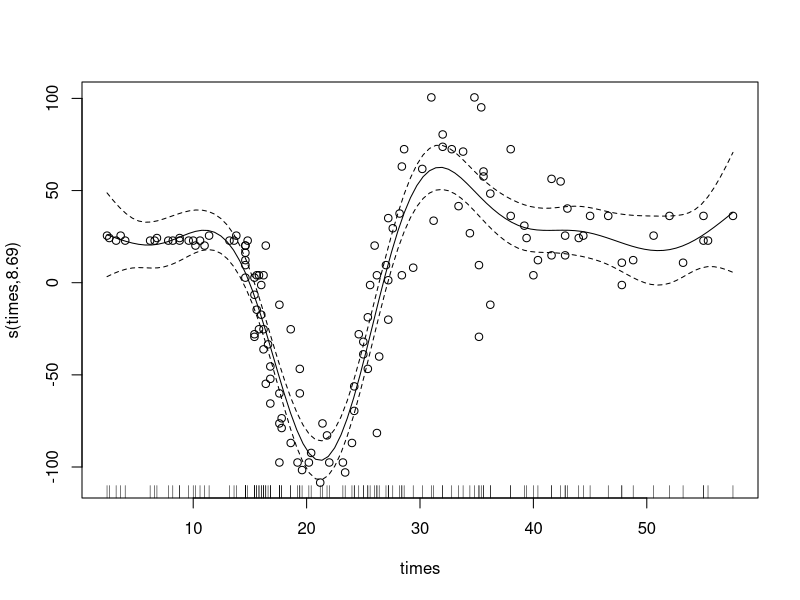
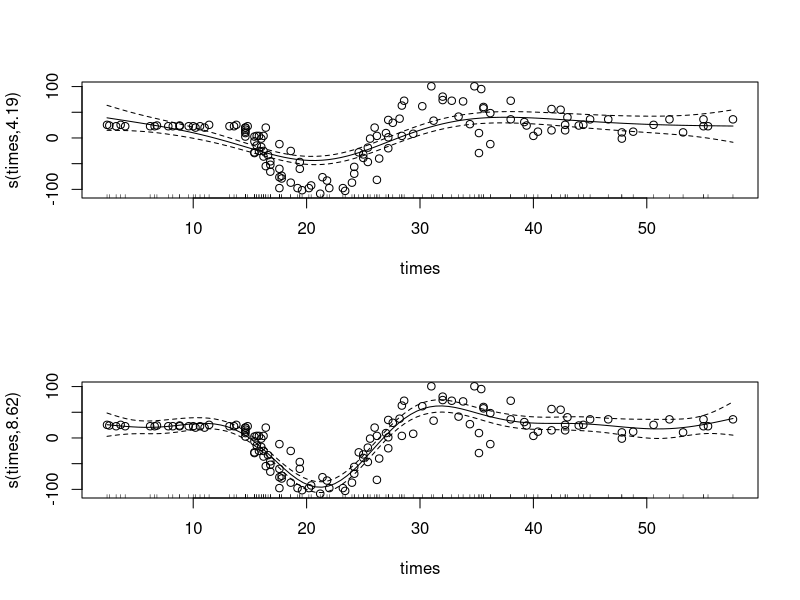
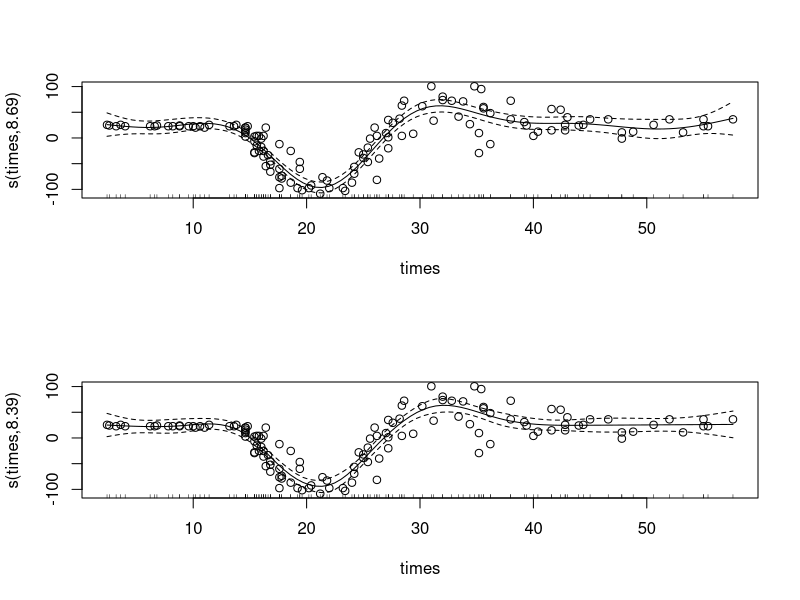
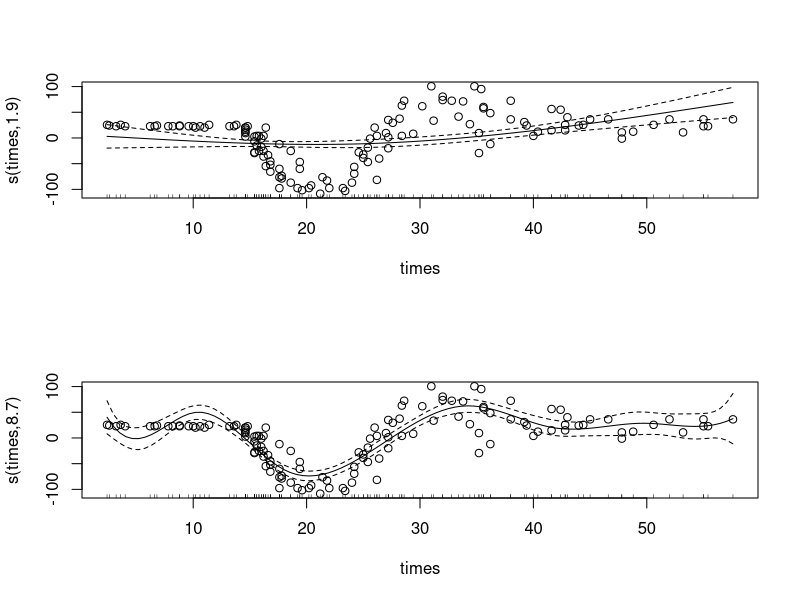
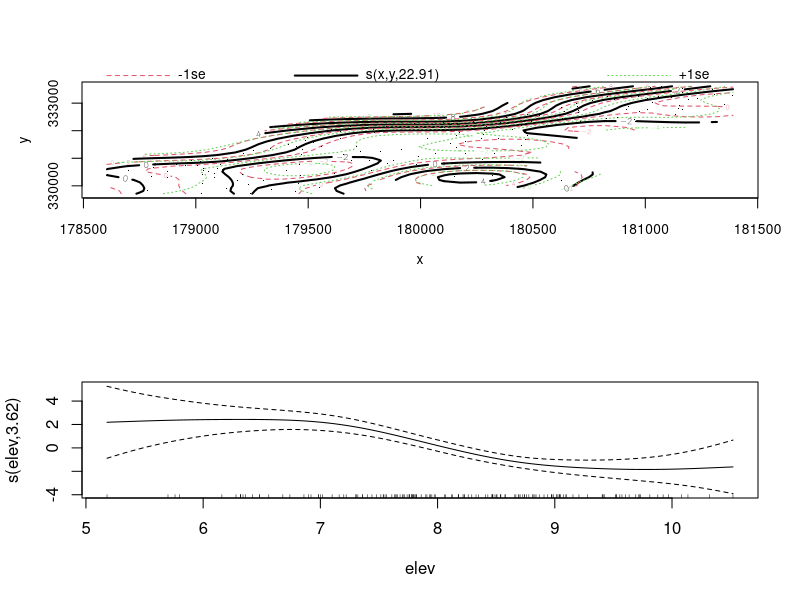
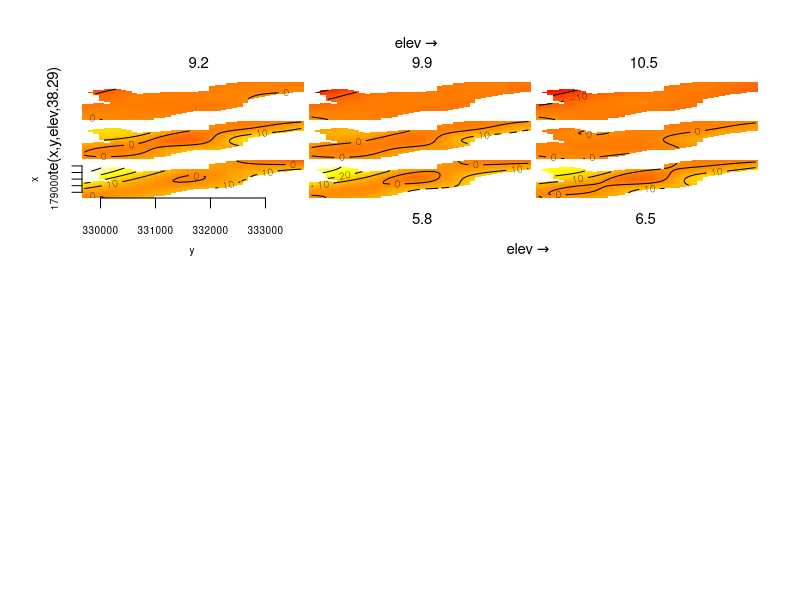
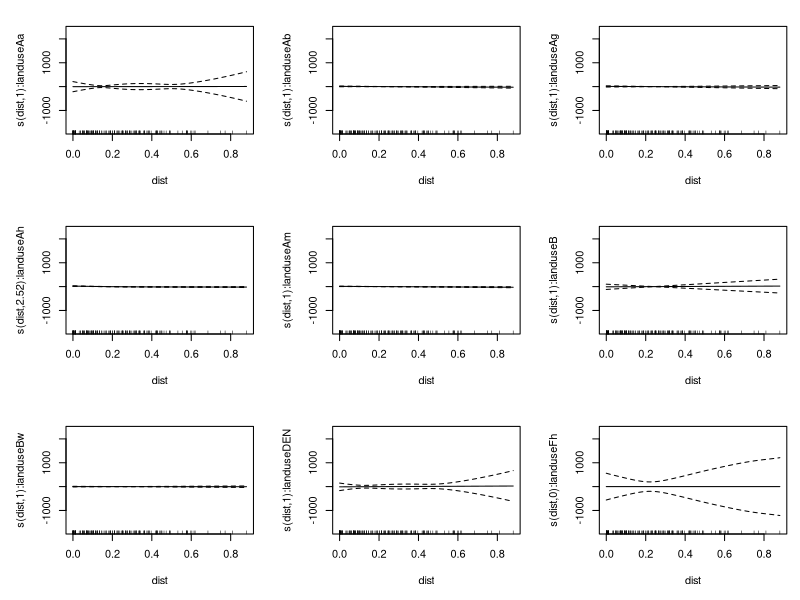
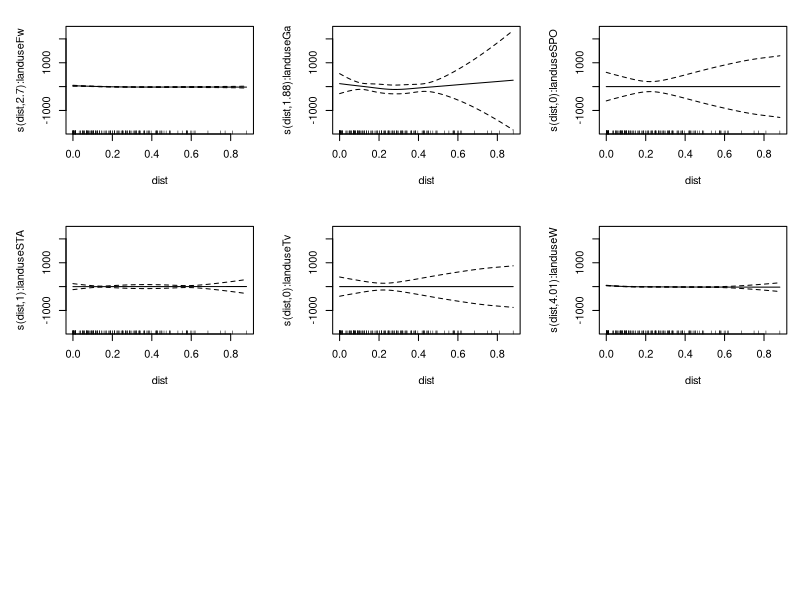

Write the R code that produced these figures, in order.
library(mgcv) #load the mgcv package
mcycle <- MASS::mcycle #pull in some data; we'll be using this dataset for this example but not the lab

?gam #take a look at the documentation page for the function to see what you can specify - it's a lot!

#now we'll go ahead and fit our spline using the most basic call of the function possible
gam_mod <- gam(accel ~ s(times), data = mcycle) #here, we predict acceleration based on a smooth, nonlinear function of times

plot(gam_mod, residuals = T, pch = 1) #setting residuals=T will include the CIs on the plot
coef(gam_mod)
gam_mod_s1 <- gam(accel ~ s(times), data = mcycle, sp = 0.1) #smoothing by setting a fixed smoothing parameter
gam_mod_s2 <- gam(accel ~ s(times), data = mcycle, method = "REML")

par(mfrow = c(2, 1)) #we'll plot both models side by side to compare
plot(gam_mod_s1, residuals = TRUE, pch = 1)
plot(gam_mod_s2, residuals = TRUE, pch = 1)

gam_mod_tp <- gam(accel ~ s(times, bs="tp"), data = mcycle)
plot(gam_mod_tp, residuals = T, pch = 1)
gam_mod_cr <- gam(accel ~ s(times, bs="cr"), data = mcycle)
plot(gam_mod_cr, residuals = T, pch = 1)

#you can leave the knots argument blank, as above, or specify it:
gam_mod_cr_3 <- gam(accel ~ s(times, bs="cr",k=3), data = mcycle) #(in this example this is clearly a terrible choice of number of knots)
plot(gam_mod_cr_3, residuals = T, pch=1)  
gam_mod_ps <- gam(accel ~ s(times, bs="ps"), data = mcycle)
plot(gam_mod_ps, residuals = T, pch = 1)
library(sp)
data(meuse, package="sp") #load in and inspect dataset
head(meuse)

mod <- gam(cadmium ~ s(x, y) + s(elev), #first, we fit a model where x and y coordinates interact directly and
           data = meuse, method = "REML") #elevation is separate
plot(mod)
tensor_mod <- gam(cadmium ~ te(x, y, elev),  #this model allows x and y coordinates and elevation to interact 
                  data = meuse, method = "REML")  #despite being on different scales
plot(tensor_mod)
tensor_mod2 <- gam(cadmium ~ s(x, y) + s(elev) + ti(x, y, elev), #notice how two regular smooths are fit in addition to
                   data = meuse, method = "REML")                   #the tensor interaction
mod2da <- gam(cadmium ~ s(dist)+landuse, 
              data = meuse, method = "REML")
mod_sep <- gam(copper ~ s(dist, by = landuse) + landuse, #notice how landuse is included both inside and outside the smooth
               data = meuse, method = "REML") #this gives us different smooths and different intercepts for each value of                                                     the variable
summary(mod_sep)
plot(mod_sep,pages=2)
mod2d <- gam(cadmium ~ s(x,y), data = meuse, method = "ML")
mod2d_elev <- gam(cadmium ~ s(x, y) + s(elev), 
           data = meuse, method = "ML")

library(lmtest) #we need to load this package to do the likelihood ratio test
lrtest(mod2d_elev,mod2d) 
mod <- gam(cadmium ~ s(x, y) + s(elev), #this model considers elevation separately from x and y
           data = meuse, method = "ML")

tensor_mod <- gam(cadmium ~ te(x, y, elev), #this model considers elevation interacting with x and y
                  data = meuse, method = "ML")

AIC(mod,tensor_mod) # we can calculate both aic values simultaneously to make comparison even easier!
mod2d <- gam(cadmium ~ s(x,y), data = meuse, method = "REML")

vis.gam(mod2d, view = c("x", "y"), #the view argument allows you to define which variables make the axes
        plot.type = "contour", too.far = 0.05)
points(meuse) 

#you may need to specify which parts of the data to pass to points, as below (sometimes it just picks the first two columns which is an issue if that's not the part of your model you're plotting)
points(meuse$x,meuse$y)
